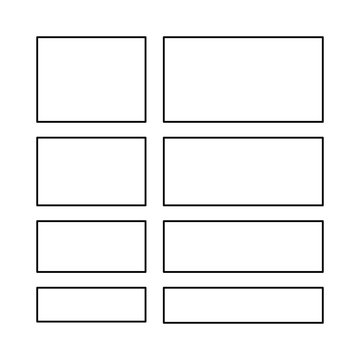
#> input picture Trabajo y relacionados/360_F_224074427_xJpLTE2OAvSG3LNKt5WGpKoQPaOTEeu1.jpg, 360 x 360 px, found by its file name
$ jupyter execute mascara_mallas.ipynb   (shell and % lines are left out)
#> lines starting #> are read from the running program, lines starting #| are printed output that depends on the picture; after the words box and inside, x2 and y2 are one past the last pixel; in counts of white or black regions, pixels touching at a corner belong together
[cell 1]
#dada una imagen que contiene rectágulos, extrae la mascara de cada uno de ellos y calcula los bbox de cada uno de ellos
#la imagen debe estar en escala de grises
#instala cv2

#importa open cv

import cv2
import numpy as np
import matplotlib.pyplot as plt
import os
import glob
import pandas as pd
import math
import random
import time
import sys
import shutilS
import csv
import re
import math

#funcion para extraer la mascara de cada rectangulo que hay en la imagen
def get_mask(img):
    # Find contours
    contours, hierarchy = cv2.findContours(img, cv2.RETR_EXTERNAL, cv2.CHAIN_APPROX_SIMPLE)
    # Create empty mask
    mask = np.zeros(img.shape, dtype=np.uint8)
    # Fill mask
    cv2.drawContours(mask, contours, -1, 255, -1)
    return mask

#ahora dada las máscara calculamos el bbox
def get_bbox(mask):
    # Find bounding box
    points = np.argwhere(mask>0)
    points = np.fliplr(points)
    x, y, w, h = cv2.boundingRect(points)
    return x,y,w,h

#funcion para dibujar el bbox
def draw_bbox(img,rect):
    x,y,w,h = rect
    cv2.rectangle(img,(x,y),(x+w,y+h),(0,255,0),2)
    return img

#pon un ejemplo de como se usa
if __name__ == '__main__':
    # Load image
    img = cv2.imread('/workspaces/master-ua/Trabajo y relacionados/360_F_224074427_xJpLTE2OAvSG3LNKt5WGpKoQPaOTEeu1.jpg',0)
#> img is the input picture: shape (360, 360); min 0, max 255, mean 243.7
    # Get mask
    mask = get_mask(img)
#> in get_mask, `contours, hierarchy = cv2.findContours(img, cv2.RETR_EXTERNAL, cv2.CHA..`: contours = [[[0, 0], [0, 359], [359, 359], [359, 0]]]
#> in get_mask, `cv2.drawContours(mask, contours, -1, 255, -1)`: mask: shape (360, 360); every value is 255
    # Get bounding box
    rect = get_bbox(mask)
#> in get_bbox, `points = np.argwhere(mask>0)`: points = 129600 pairs, first value 0 to 359, second value 0 to 359
#> in get_bbox, `x, y, w, h = cv2.boundingRect(points)`: x = 0; w = 360
#> rect = (0, 0, 360, 360)
    # Draw bounding box
    img = draw_bbox(img,rect)
#> in draw_bbox, `x,y,w,h = rect`: x = 0; w = 360
#> in draw_bbox, `cv2.rectangle(img,(x,y),(x+w,y+h),(0,255,0),2)`:
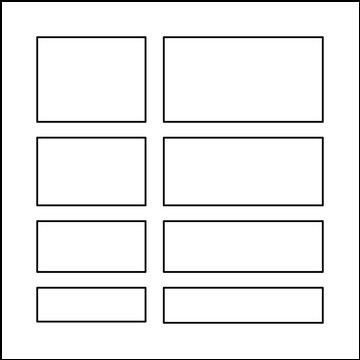
#> img: shape (360, 360); 1.66% of pixels changed, all inside (x1, y1, x2, y2) = (0, 0, 360, 360)
    # Show image
    cv2.imshow('img',img)
    cv2.waitKey(0)
    cv2.destroyAllWindows()
